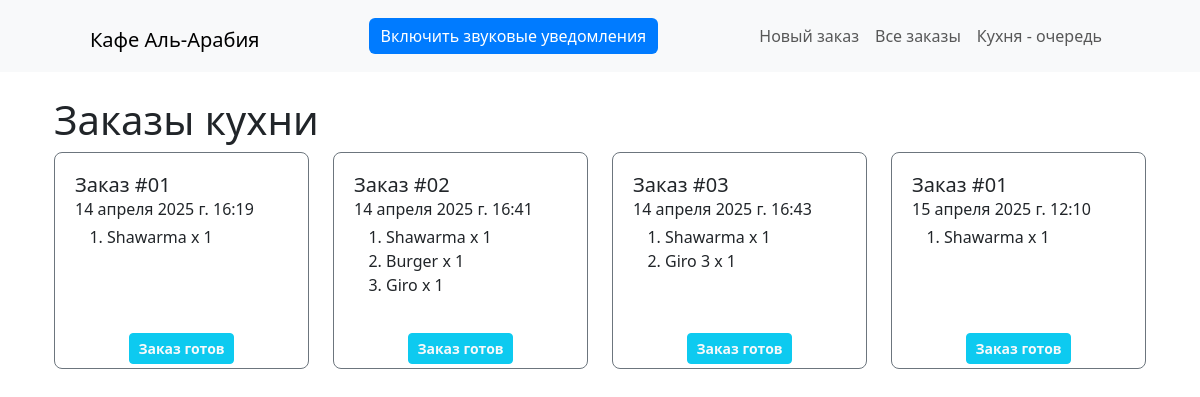
The page /orders/kitchen/ on the database its author committed.
### orders/models.py (models this page shows, shortened)
class Order(models.Model):
    STATUS_CHOICES = (
        ("cancelled", "Отменен"),
        ("pending", "В ожидании"),
        ("done", "Готов"),
        ("delivered", "Доставлен"),
    )
    ORDER_TYPE_CHOICES = [
        ("dine_in", "В зале"),
        ("takeaway", "На вынос"),
        ("delivery", "Доставка"),
    ]
    order_number = models.CharField(verbose_name="№ Заказа", max_length=10, unique=True, editable=False)
    created_at = models.DateTimeField(verbose_name="Дата", auto_now_add=True)
    status = models.CharField(verbose_name="Статус", max_length=10, choices=STATUS_CHOICES, default="pending")
    order_type = models.CharField(verbose_name="Тип",
        max_length=10,
        choices=ORDER_TYPE_CHOICES,
        default="dine_in",
        blank=True,
        null=True,
    )
    phone_number = models.CharField(verbose_name="Телефон", max_length=15, null=True, blank=True)  # Unique phone number
    name = models.CharField(verbose_name="Имя", max_length=100, null=True, blank=True)  # Optional name
    address = models.CharField(verbose_name="Адрес", max_length=300,null=True, blank=True)  # Optional address
    total_sum = models.PositiveSmallIntegerField(verbose_name="Итого", default=0)
    class Meta:
        verbose_name = 'Заказ'
        verbose_name_plural = 'Заказы'

class OrderItem(models.Model):
    order = models.ForeignKey(Order, related_name="items", on_delete=models.CASCADE)
    menu_item = models.ForeignKey(MenuItem, on_delete=models.CASCADE)
    quantity = models.PositiveIntegerField(default=1)
    class Meta:
        verbose_name = 'Список заказанных блюд'
        verbose_name_plural = 'Список заказанных блюд'

class MenuItem(models.Model):
    name = models.CharField(max_length=100)
    price = models.DecimalField(max_digits=6, decimal_places=2)
    category = models.ForeignKey(
        Category,
        related_name="menu_items",
        on_delete=models.CASCADE,
        null=True,
        blank=True,
    )
    class Meta:
        verbose_name = 'Меню'
        verbose_name_plural = 'Меню'

### orders/views.py (the view)
# urls.py: path('kitchen/', views.kitchen_orders, name='kitchen_orders'),
def kitchen_orders(request):
    orders = Order.objects.filter(status="pending")
    if request.headers.get("X-Requested-With") == "XMLHttpRequest":
        html = render_to_string("orders/kitchen_order_list.html", {"orders": orders})
        return JsonResponse({"html": html})
    return render(request, "orders/kitchen_orders.html", {"orders": orders})

### templates/orders/kitchen_orders.html (shortened to what this page needs)
{% extends 'main/base.html' %} {% block content %}
<div class="container">
  <h1>Заказы кухни</h1>
  <div id="orders-container">
    {% include 'orders/kitchen_order_list.html' %}
  </div>
</div>
{% endblock %}

### templates/orders/kitchen_order_list.html (shortened to what this page needs)
<div class="row">
    {% for order in orders %}
        <div class="col-md-3 col-sm-4 col-6 mb-4">
            <div class="card-order border border-secondary d-flex flex-column h-100 rounded-3" id="order-{{ order.id }}">
                <div class="card-body flex-fill">
                    <a href="{% url 'order_detail' order.id %}" class="text-decoration-none text-dark">
                    <h5 class="card-title">Заказ #{% if order.order_number|slice:'12:'|length >= 99 %}{{ order.order_number|slice:'11:' }}{% else %}{{ order.order_number|slice:'12:' }}{% endif %} </h5>
                    <p class="card-text mb-1">{{ order.created_at }}</p>
                    <ol>
                        {% for item in order.items.all %}
                            <li>{{ item.menu_item.name }} x {{ item.quantity }}</li>
                        {% endfor %}
                    </ol>
                    </a>
                </div>
                <div class="card-footer text-center mb-1">
                    <button type="button" class="btn btn-info btn-sm fw-bold text-light" data-bs-toggle="modal" data-bs-target="#deliverModal{{ order.id }}">
                        Заказ готов
                    </button>
                </div>
            </div>
        </div>
    {% endfor %}
</div>

### templates/main/base.html (style rules this page uses)
.card-body { flex: 1; padding: 20px; }
.row { margin-bottom: 20px; }
.card-order { height: 100%; display: flex; flex-direction: column; }

### rows shown on the page
Order: order_number "01", created_at "14 апреля 2025 г. 16:19"
OrderItem: menu_item.name "Shawarma", quantity "1"
Order: order_number "02", created_at "14 апреля 2025 г. 16:41"
OrderItem: menu_item.name "Shawarma", quantity "1"
OrderItem: menu_item.name "Burger", quantity "1"
OrderItem: menu_item.name "Giro", quantity "1"
Order: order_number "03", created_at "14 апреля 2025 г. 16:43"
OrderItem: menu_item.name "Shawarma", quantity "1"
OrderItem: menu_item.name "Giro 3", quantity "1"
Order: order_number "01", created_at "15 апреля 2025 г. 12:10"
OrderItem: menu_item.name "Shawarma", quantity "1"
